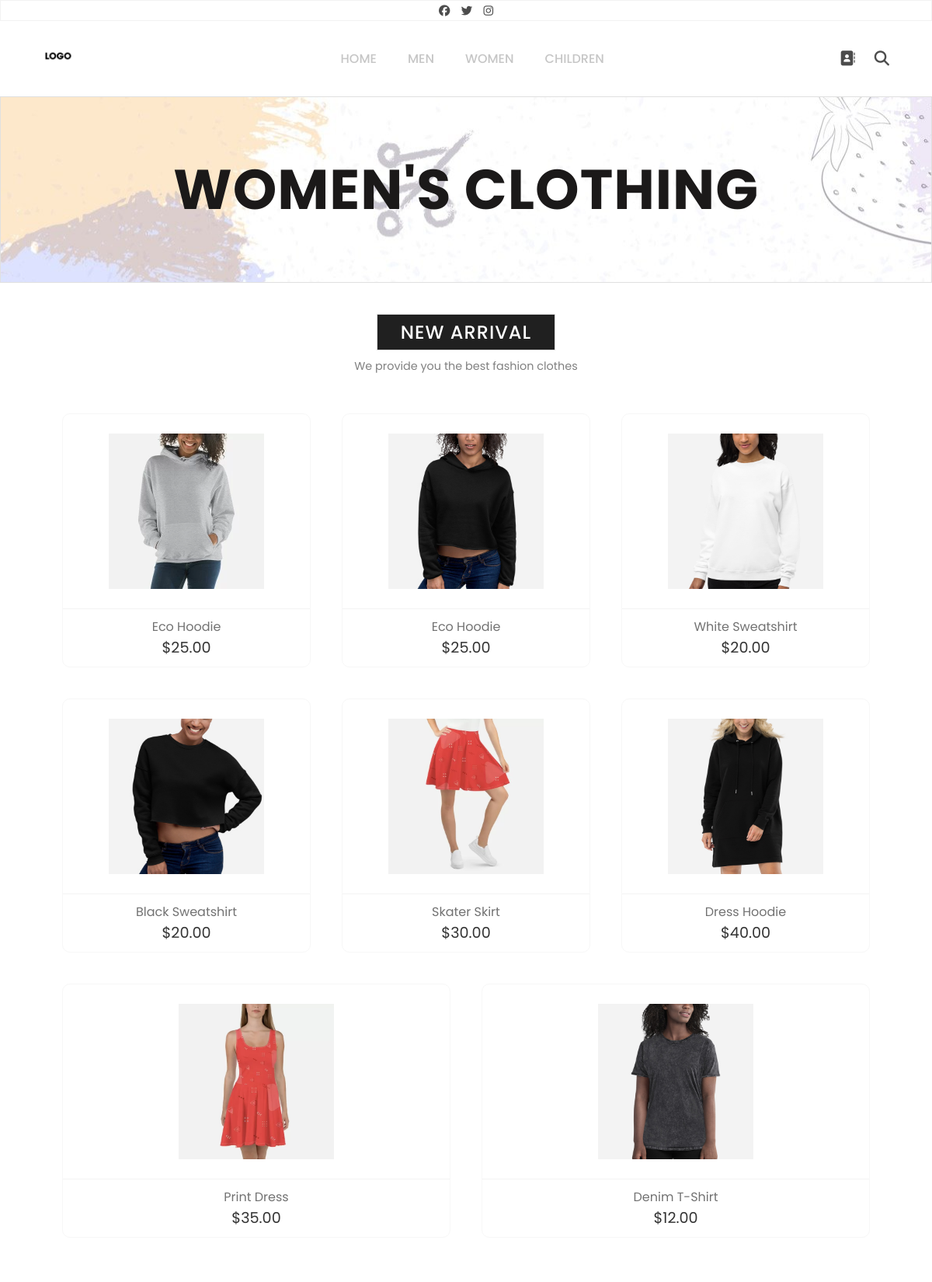
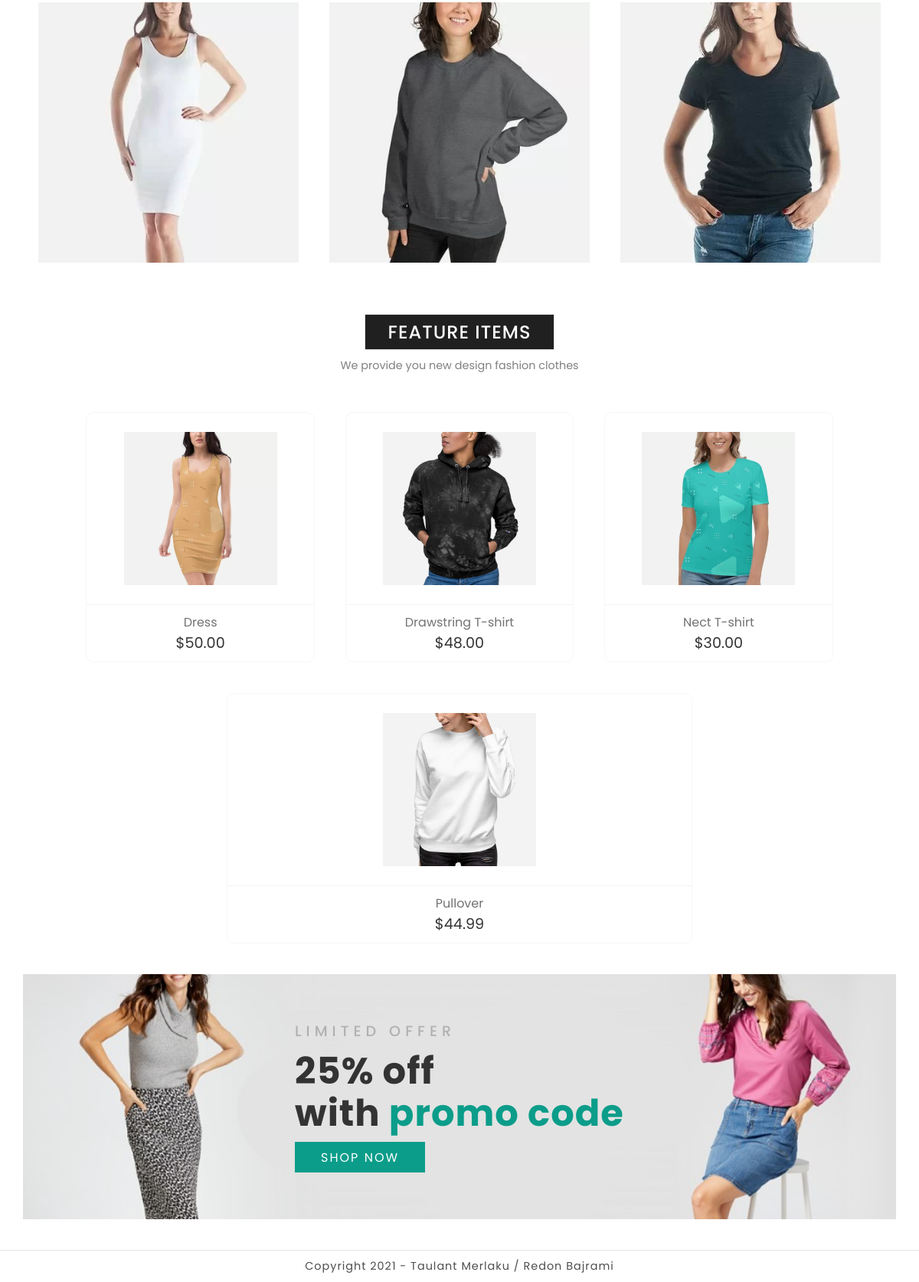
Screenshot of /Women.php with the database file from the repository (2 pictures, top to bottom).
### tables this page shows
CREATE TABLE `womennewarrival` (
  `id` int(11) NOT NULL,
  `table` varchar(255) NOT NULL DEFAULT 'womennewarrival',
  `img` varchar(255) NOT NULL,
  `name` varchar(255) NOT NULL,
  `price` decimal(10,2) NOT NULL
);

CREATE TABLE `womenfeatureitems` (
  `id` int(11) NOT NULL,
  `table` varchar(255) NOT NULL DEFAULT 'womenfeatureitems',
  `img` varchar(255) NOT NULL,
  `name` varchar(255) NOT NULL,
  `price` decimal(10,2) NOT NULL
);

### includeParts/products.php (the view, shortened to what this page needs)
<?php if (mysqli_num_rows($select_product) > 0) {
    while ($fetch_product = mysqli_fetch_assoc($select_product)) { ?>
        <form class="product-box" method="post" action="">
            <div class="product-img">
                <img src="img/<?php echo $fetch_product['img']; ?>" />
            </div>
            <div class="product-details">
                <a href="#" class="p-name"><?php echo $fetch_product['name']; ?></a>
                <span class="p-price">$<?php echo $fetch_product['price']; ?></span>
            </div>
        </form>
<?php };
}; ?>

### css/style.css (style rules this page uses)
body { margin: 0; padding: 0; font-family: poppins; background-color: #ffff; }
* { box-sizing: border-box; }
a { text-decoration: none; }
.product-box { display: flex; flex-grow: 0.5; flex-direction: column; align-items: center; border: 1px solid #f7f7f7; border-radius: 10px; margin: 20px; }
.product-img { width: 200px; height: 210px; margin: 20px; cursor: pointer; position: relative; }
.product-img img { width: 100%; height: 100%; object-fit: contain; object-position: center; }
.product-details { display: flex; flex-direction: column; align-items: center; width: 100%; padding: 10px 20px; border-top: 1px solid #f3f3f3; }
.p-name { color: #727272; }
.p-price { color: #333333; font-size: 1.2rem; font-weight: 400; }

### rows the page displays
womennewarrival: img (picture), name "Eco Hoodie", price "25.00"
womennewarrival: img (picture), name "Eco Hoodie", price "25.00"
womennewarrival: img (picture), name "White Sweatshirt", price "20.00"
womennewarrival: img (picture), name "Black Sweatshirt", price "20.00"
womennewarrival: img (picture), name "Skater Skirt", price "30.00"
womennewarrival: img (picture), name "Dress Hoodie", price "40.00"
womennewarrival: img (picture), name "Print Dress", price "35.00"
womennewarrival: img (picture), name "Denim T-Shirt", price "12.00"
womenfeatureitems: img (picture), name "Dress", price "50.00"
womenfeatureitems: img (picture), name "Drawstring T-shirt", price "48.00"
womenfeatureitems: img (picture), name "Nect T-shirt", price "30.00"
womenfeatureitems: img (picture), name "Pullover", price "44.99"
